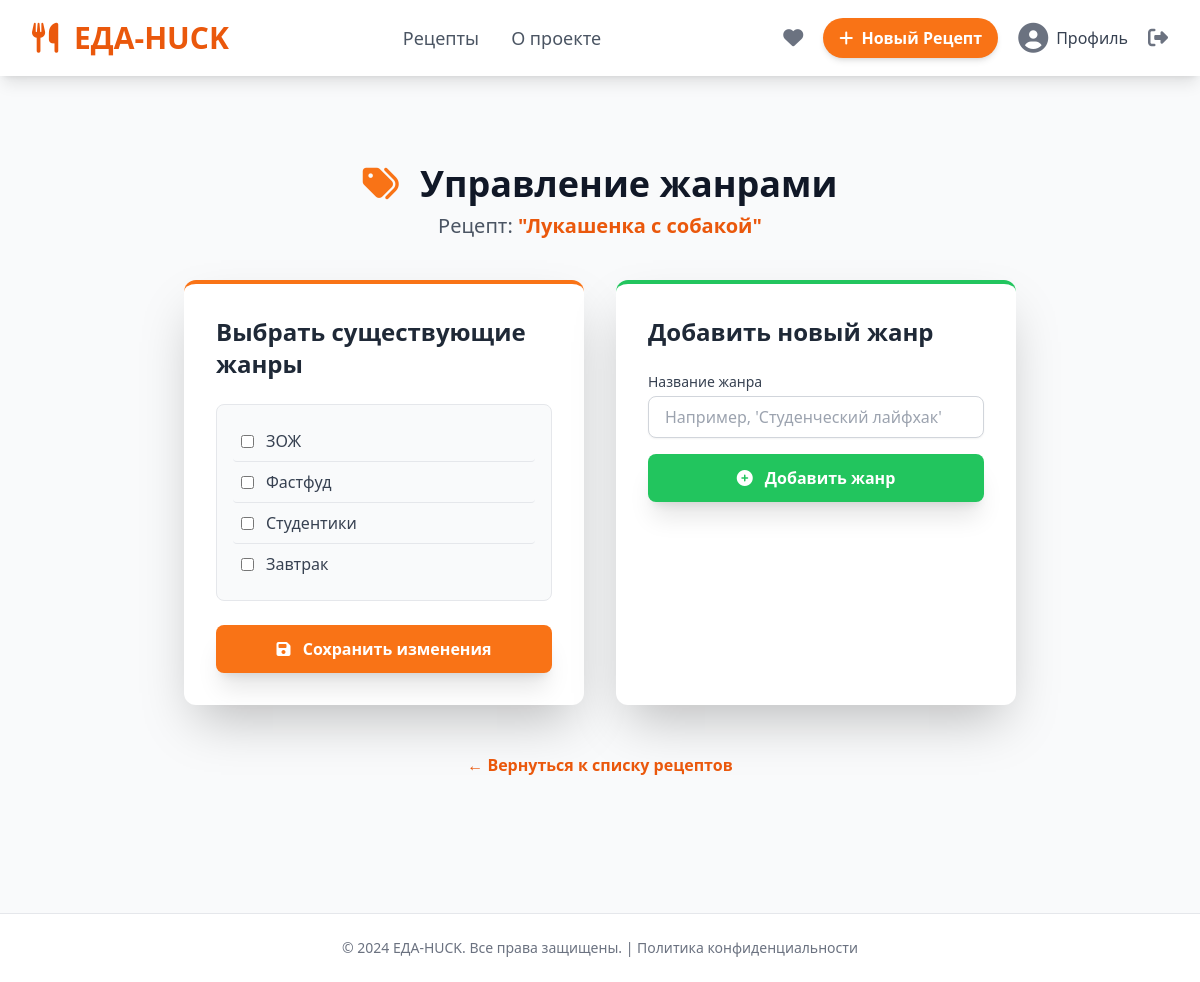
Screenshot of /recipes/5/edit-genres/ (signed in) with the database file from the repository.
### recept/models.py (models this page shows, shortened)
class User(AbstractUser):
    username = None
    email = models.EmailField(_('email address'), unique=True)
    phone_num = models.CharField(max_length=20, blank=True, null=True)
    full_name = models.CharField(max_length=150, blank=True, null=True)
    birth_date = models.DateField(blank=True, null=True)
    avatar = models.ImageField(upload_to='user_avatars/', blank=True, null=True, help_text='Аватар пользователя')
    USERNAME_FIELD = 'email'
    REQUIRED_FIELDS = []
    objects = UserManager()

class Recipe(models.Model):
    STATUS_CHOICES = [
        ('draft', 'Черновик'),
        ('published', 'Опубликован'),
        ('pending', 'На модерации'),
        ('rejected', 'Отклонен'),
    ]
    status = models.CharField(max_length=10, choices=STATUS_CHOICES, default='draft', help_text='Статус рецепта')
    user = models.ForeignKey(User, on_delete=models.CASCADE, related_name='recipes')
    title = models.CharField(max_length=200, blank=True, null=True)
    cover_image = models.ImageField(upload_to='recipe_images/', blank=True, null=True, help_text='Обложка рецепта')
    description = models.TextField(blank=True, null=True)
    portions = models.PositiveIntegerField(default=1, blank=True, null=True)
    calories = models.PositiveIntegerField(help_text='Калорийность на порцию', blank=True, null=True)
    estimated_cost = models.DecimalField(max_digits=8, decimal_places=2, null=True, blank=True)
    genres = models.ManyToManyField(Genre, related_name='recipes', blank=True)
    ingredients = models.ManyToManyField(ListIngredient, through='RecipeIngredient', related_name='recipes')
    video_file = models.FileField(upload_to='recipe_videos/', blank=True, null=True, help_text='Видео рецепт (файл)')
    is_public = models.BooleanField(default=True)
    moderation_notes = models.TextField(
        blank=True,
        null=True,
        help_text='Комментарии администратора при отклонении'
        )
    created_at = models.DateTimeField(auto_now_add=True)
    updated_at = models.DateTimeField(auto_now=True)

class Genre(models.Model):
    name = models.CharField(max_length=50, unique=True)
    def __str__(self):
        return self.name

### recept/views.py (the view)
# urls.py: path('recipes/<int:pk>/edit-genres/', views.admin_edit_recipe_genres, name='admin_edit_recipe_genres'),
@login_required
@user_passes_test(lambda u: u.is_superuser)
def admin_edit_recipe_genres(request, pk):
    recipe = get_object_or_404(Recipe, pk=pk)
    if request.method == 'POST':
        form = RecipeGenreForm(request.POST, instance=recipe)
        if form.is_valid():
            form.save()
            messages.success(request, 'Жанры успешно обновлены.')
            return redirect('admin_recipes_list')
    else:
        form = RecipeGenreForm(instance=recipe)
    context = {'form': form, 'recipe': recipe}
    return render(request, 'admin/edit_recipe_genres.html', context)

### recept/views.py
class RecipeGenreForm(forms.ModelForm):
    class Meta:
        model = Recipe
        fields = ['genres']
        widgets = {
            'genres': forms.CheckboxSelectMultiple(),
        }

### recept/templates/admin/edit_recipe_genres.html (shortened to what this page needs)
{% extends 'base.html' %}
{% block content %}
<div class="max-w-4xl mx-auto py-12 px-4 sm:px-6 lg:px-8">
    <header class="text-center mb-10">
        <h1 class="text-3xl font-extrabold text-gray-900 sm:text-4xl">
            <i class="fas fa-tags text-primary-orange-500 mr-3"></i> Управление жанрами
        </h1>
        <p class="mt-2 text-xl text-gray-600">Рецепт: <strong class="text-primary-orange-600">"{{ recipe.title }}"</strong></p>
    </header>
    <div class="grid grid-cols-1 md:grid-cols-2 gap-8">
        <div class="bg-white p-8 rounded-xl shadow-2xl border-t-4 border-primary-orange-500">
            <h2 class="text-2xl font-bold text-gray-800 mb-6">Выбрать существующие жанры</h2>
            <form method="post" class="space-y-6">
                <div class="p-4 bg-gray-50 rounded-lg max-h-80 overflow-y-auto border border-gray-200">
                    <fieldset>
                        {% for checkbox in form.genres %}
                            <div class="flex items-center space-x-3 py-2 border-b last:border-b-0 hover:bg-white px-2 rounded">
                                {{ checkbox.tag }}
                                <label for="{{ checkbox.id_for_label }}" class="text-gray-700 cursor-pointer">
                                    {{ checkbox.choice_label }}
                                </label>
                            </div>
                        {% endfor %}
                    </fieldset>
                </div>
                <button type="submit"
                    class="w-full px-6 py-3 bg-primary-orange-500 text-white rounded-lg font-bold shadow-xl hover:bg-primary-orange-600 transition transform hover:scale-[1.01]">
                    <i class="fas fa-save mr-2"></i> Сохранить изменения
                </button>
            </form>
        </div>
        <div class="bg-white p-8 rounded-xl shadow-2xl border-t-4 border-green-500">
            <h2 class="text-2xl font-bold text-gray-800 mb-6">Добавить новый жанр</h2>
            <form method="post" action="{% url 'admin_add_genre' %}" id="add-genre-form" class="space-y-4">
                <div>
                    <label for="id_name" class="block text-sm font-medium text-gray-700 mb-1">Название жанра</label>
                    <input type="text" name="name" id="id_name" placeholder="Например, 'Студенческий лайфхак'"
                        class="w-full px-4 py-2 border border-gray-300 rounded-lg focus:outline-none focus:ring-2 focus:ring-green-400 shadow-sm"
                        required>
                </div>
                <button type="submit"
                    class="w-full px-4 py-3 bg-green-500 text-white rounded-lg font-bold shadow-xl hover:bg-green-600 transition transform hover:scale-[1.01]">
                    <i class="fas fa-plus-circle mr-2"></i> Добавить жанр
                </button>
            </form>
        </div>
    </div>
    <div class="mt-10 text-center">
        <a href="{% url 'admin_recipes_list' %}"
            class="inline-block px-5 py-2 text-primary-orange-600 font-semibold hover:text-primary-orange-800 transition">
            ← Вернуться к списку рецептов
        </a>
    </div>
</div>
{% endblock %}

### recept/templates/base.html (shortened to what this page needs)
<!DOCTYPE html>
<html lang="ru">
  <head>
    <script src="https://cdn.tailwindcss.com"></script>
    <link rel="stylesheet" href="https://cdnjs.cloudflare.com/ajax/libs/font-awesome/6.0.0-beta3/css/all.min.css">
    <link
      rel="stylesheet"
      href="https://cdnjs.cloudflare.com/ajax/libs/font-awesome/6.5.2/css/all.min.css"
    />
  </head>
  <body class="bg-gray-50 min-h-screen flex flex-col">
    <header class="bg-white shadow-lg sticky top-0 z-50">
      <div
        class="max-w-7xl mx-auto px-4 sm:px-6 lg:px-8 py-3 flex justify-between items-center"
      >
        <div class="flex items-center space-x-4">
          <a href="{% url 'index' %}" class="text-3xl font-extrabold text-primary-orange-600 hover:text-primary-orange-700 transition duration-300">
            <i class="fas fa-utensils mr-2"></i> ЕДА-HUCK
          </a>
        </div>
        <nav class="hidden md:flex space-x-8 text-lg font-medium">
          <a href="{% url 'recipe_list' %}" class="text-gray-600 hover:text-primary-orange-600 transition duration-150"
            >Рецепты</a
          >
          <a href="#" class="text-gray-600 hover:text-primary-orange-600 transition duration-150">О проекте</a>
        </nav>
        <div class="flex items-center space-x-3">
          {% if user.is_authenticated %}
          <a href="{% url 'favorite_recipes' %}" title="Избранные рецепты" class="text-gray-500 hover:text-primary-orange-600 transition duration-150 p-2 rounded-full hover:bg-gray-100">
              <i class="fas fa-heart text-xl"></i>
          </a>
          <a
            href="{% url 'recipe_create' %}"
            class="hidden sm:inline-block px-4 py-2 text-white bg-primary-orange-500 rounded-full font-semibold shadow-md hover:bg-primary-orange-600 transition duration-300 transform hover:scale-105"
          >
            <i class="fas fa-plus mr-1"></i> Новый Рецепт
          </a>
          <a href="{% url 'profile' %}" class="flex items-center space-x-2 p-2 rounded-full hover:bg-gray-100 transition duration-150">
            {% if user.avatar %}
              <img src="{{ user.avatar.url }}" alt="Аватар" class="h-8 w-8 rounded-full object-cover border-2 border-primary-orange-500">
            {% else %}
              <i class="fas fa-user-circle text-gray-500 text-3xl"></i>
            {% endif %}
            <span class="hidden lg:inline text-gray-700 font-medium">{{ user.full_name|default:'Профиль' }}</span>
          </a>
          <a href="{% url 'logout' %}" title="Выйти" class="text-gray-500 hover:text-primary-orange-600 transition duration-150">
            <i class="fas fa-sign-out-alt text-xl"></i>
          </a>
          {% endif %}
        </div>
      </div>
    </header>
    <main class="flex-grow">
      <div class="max-w-7xl mx-auto px-4 sm:px-6 lg:px-8 py-10">
        {% block content %}{% endblock %}
      </div>
    </main>
    <footer class="bg-white border-t border-gray-200 mt-10">
      <div class="max-w-7xl mx-auto px-4 sm:px-6 lg:px-8 py-6 text-center text-gray-500 text-sm">
        &copy; 2024 ЕДА-HUCK. Все права защищены. | <a href="#" class="hover:text-primary-orange-600">Политика конфиденциальности</a>
      </div>
    </footer>
  </body>
</html>

### rows the page displays
User: full_name "Профиль"
Recipe: title "Лукашенка с собакой"
Genre: choice_label "ЗОЖ"
Genre: choice_label "Фастфуд"
Genre: choice_label "Студентики"
Genre: choice_label "Завтрак"
